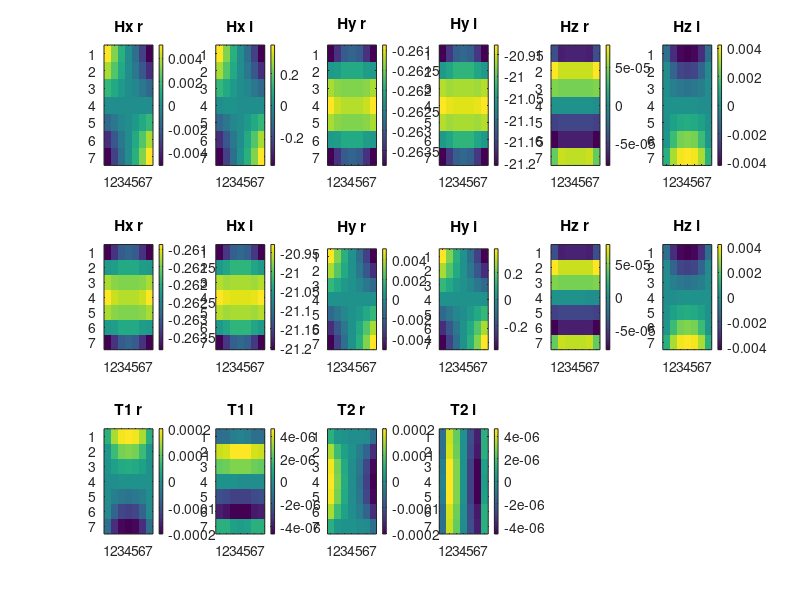

Source code (MATLAB):

d1 = load('data11.txt');
d2 = load('data22.txt');

dZ = load('dataZTEM.txt');

x = d1(:,1);
y = d1(:,2);


subplot(3,6,1)
d = reshape(d1(:,4), 7,7);
imagesc(d)
title("Hx r")
colorbar

subplot(3,6,2)
d = reshape(d1(:,5), 7,7);
imagesc(d)
title("Hx i")
colorbar

subplot(3,6,3)
d = reshape(d1(:,6), 7,7);
imagesc(d)
title("Hy r")
colorbar

subplot(3,6,4)
d = reshape(d1(:,7), 7,7);
imagesc(d)
title("Hy i")
colorbar

subplot(3,6,5)
d = reshape(d1(:,8), 7,7);
imagesc(d)
title("Hz r")
colorbar

subplot(3,6,6)
d = reshape(d1(:,9), 7,7);
imagesc(d)
title("Hz i")
colorbar

%-----------

subplot(3,6,7)
d = reshape(d2(:,4), 7,7);
imagesc(d')
title("Hx r")
colorbar

subplot(3,6,8)
d = reshape(d2(:,5), 7,7);
imagesc(d')
title("Hx i")
colorbar

subplot(3,6,9)
d = reshape(d2(:,6), 7,7);
imagesc(d')
title("Hy r")
colorbar

subplot(3,6,10)
d = reshape(d2(:,7), 7,7);
imagesc(d')
title("Hy i")
colorbar

subplot(3,6,11)
d = reshape(d2(:,8), 7,7);
imagesc(d')
title("Hz r")
colorbar

subplot(3,6,12)
d = reshape(d2(:,9), 7,7);
imagesc(d')
title("Hz i")
colorbar

%-----------

subplot(3,6,13)
d = reshape(dZ(:,4), 7,7);
imagesc(d)
title("T1 r")
colorbar

subplot(3,6,14)
d = reshape(dZ(:,5), 7,7);
imagesc(d)
title("T1 i")
colorbar

subplot(3,6,15)
d = reshape(dZ(:,6), 7,7);
imagesc(d)
title("T2 r")
colorbar

subplot(3,6,16)
d = reshape(dZ(:,7), 7,7);
imagesc(d)
title("T2 i")
colorbar

